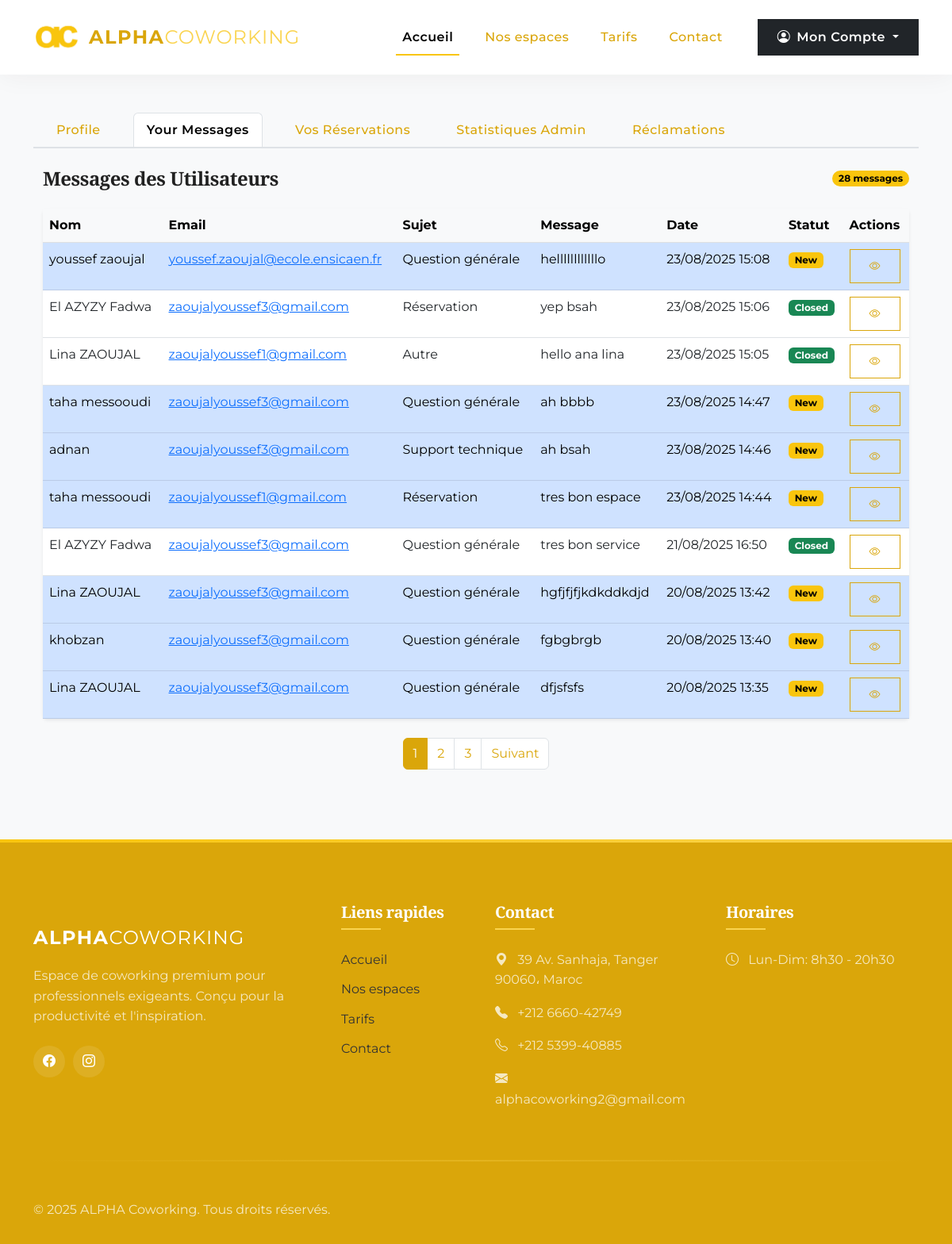
Page /dashboard/messages (signed in) on the committed database.
### pythonic/models.py (models this page shows, shortened)
class ContactMessage(db.Model):
    id = db.Column(db.Integer, primary_key=True)
    full_name = db.Column(db.String(50), nullable=False)
    email = db.Column(db.String(120), nullable=False)
    subject = db.Column(db.String(100), nullable=False)
    message = db.Column(db.Text, nullable=False)
    date_submitted = db.Column(db.DateTime, nullable=False, default=datetime.utcnow)
    status = db.Column(db.String(20), nullable=False, default='new')  # new, in_progress, resolved

### pythonic/contact/routes.py (the view)
@contact.route('/dashboard/messages')
@login_required
def admin_messages():
    page = request.args.get('page', 1, type=int)
    message_id = request.args.get('message_id', None, type=int)
    per_page = 10
    if message_id:
        message = ContactMessage.query.get_or_404(message_id)
        if message.status == 'new':
            message.status = 'in_progress'
            db.session.commit()
        return render_template('message_detail.html', message=message)
    messages = ContactMessage.query.order_by(ContactMessage.date_submitted.desc())\
                       .paginate(page=page, per_page=per_page)
    return render_template('contact.html',
                         messages=messages,
                         active_tab='messages')

### pythonic/models.py (called while the page is built)
@login_manager.user_loader
def load_user(user_id):
    return User.query.get(int(user_id))

### pythonic/templates/contact.html (shortened to what this page needs)
{% extends "dashboard.html" %}
{% block contact %}
<div class="container-fluid py-4">
  <div class="d-flex justify-content-between align-items-center mb-4">
    <h2 class="h4 fw-bold mb-0">Messages des Utilisateurs</h2>
    <span class="badge bg-primary rounded-pill">{{ messages.total }} messages</span>
  </div>
  <div class="card border-0 shadow-sm">
    <div class="table-responsive">
      <table class="table table-hover mb-0">
        <thead class="table-light">
          <tr>
            <th>Nom</th>
            <th>Email</th>
            <th>Sujet</th>
            <th>Message</th>
            <th>Date</th>
            <th>Statut</th>
            <th>Actions</th>
          </tr>
        </thead>
        <tbody>
          {% for message in messages.items %}
          <tr class="{% if message.status == 'new' %}table-primary{% endif %}">
            <td>{{ message.full_name }}</td>
            <td><a href="mailto:{{ message.email }}">{{ message.email }}</a></td>
            <td>{{ message.subject }}</td>
            <td class="text-truncate" style="max-width: 200px;">{{ message.message }}</td>
            <td>{{ message.date_submitted.strftime('%d/%m/%Y %H:%M') }}</td>
            <td>
              <span class="badge
                {% if message.status == 'new' %}bg-primary
                {% elif message.status == 'in_progress' %}bg-warning text-dark
                {% else %}bg-success{% endif %}">
                {{ message.status|replace('_', ' ')|title }}
              </span>
            </td>
            <td>
              <a href="{{ url_for('contact.admin_messages', message_id=message.id) }}"
                 class="btn btn-sm btn-outline-primary">
                <i class="bi bi-eye"></i>
              </a>
            </td>
          </tr>
          {% else %}
          <tr>
            <td colspan="7" class="text-center py-4">Aucun message trouvé</td>
          </tr>
          {% endfor %}
        </tbody>
      </table>
    </div>
  </div>
  {% if messages.pages > 1 %}
  <nav class="mt-4" aria-label="Messages pagination">
    <ul class="pagination justify-content-center">
      {% for page_num in messages.iter_pages(left_edge=1, right_edge=1, left_current=2, right_current=3) %}
        {% if page_num %}
          <li class="page-item {% if page_num == messages.page %}active{% endif %}">
            <a class="page-link" href="{{ url_for('contact.admin_messages', page=page_num) }}">{{ page_num }}</a>
          </li>
        {% else %}
          <li class="page-item disabled">
            <span class="page-link">...</span>
          </li>
        {% endif %}
      {% endfor %}
      {% if messages.has_next %}
      <li class="page-item">
        <a class="page-link" href="{{ url_for('contact.admin_messages', page=messages.next_num) }}">Suivant</a>
      </li>
      {% endif %}
    </ul>
  </nav>
  {% endif %}
</div>
{% endblock %}

### pythonic/templates/layout.html (style rules this page uses)
:root { --primary-gradient: linear-gradient(135deg, #f9c50d 0%, #ff9500 100%); --primary-shadow: rgba(249, 197, 13, 0.4); --primary-light: rgba(249, 197, 13, 0.1); --marron-fonce: #daa60a; --marron-dore: #f9c50d; --marron-clair: #fad450; --beige: #333333; --beige-clair: #F8F9FA; --blanc: #FFFFFF; --noir: #212121; --transition: all 0.4s cubic-bezier(0.645, 0.045, 0.355, 1); }
body { font-family: 'Montserrat', sans-serif; background-color: var(--beige-clair); color: var(--noir); overflow-x: hidden; line-height: 1.6; }
h1, h2, h3, h4, h5, .display-1, .display-2, .display-3 { font-family: 'Playfair Display', serif; font-weight: 600; color: var(--marron-fonce); letter-spacing: -0.5px; }
.btn { padding: 10px 24px; font-weight: 600; letter-spacing: 0.5px; border-radius: 0; transition: var(--transition); position: relative; overflow: hidden; }
.btn-outline-primary { color: var(--marron-dore); border-color: var(--marron-dore); background-color: transparent; }

### pythonic/templates/contact.html (style rules this page uses)
.bg-primary { background-color: #f9c50d !important; color: #000 !important; }
.btn-outline-primary { color: #daa60a; border-color: #daa60a; }
.badge.bg-primary { background-color: #f9c50d !important; color: #000 !important; }
.page-item.active .page-link { background-color: #daa60a !important; border-color: #daa60a !important; color: #fff !important; }
.page-link { color: #daa60a; }

### rows in the picture
ContactMessage: full_name "youssef zaoujal", email "youssef.zaoujal@ecole.ensicaen.fr", subject "Question générale", message "hellllllllllllo", date_submitted "23/08/2025 15:08", status "New"
ContactMessage: full_name "El AZYZY Fadwa", email "zaoujalyoussef3@gmail.com", subject "Réservation", message "yep bsah", date_submitted "23/08/2025 15:06", status "Closed"
ContactMessage: full_name "Lina ZAOUJAL", email "zaoujalyoussef1@gmail.com", subject "Autre", message "hello ana lina", date_submitted "23/08/2025 15:05", status "Closed"
ContactMessage: full_name "taha messooudi", email "zaoujalyoussef3@gmail.com", subject "Question générale", message "ah bbbb", date_submitted "23/08/2025 14:47", status "New"
ContactMessage: full_name "adnan", email "zaoujalyoussef3@gmail.com", subject "Support technique", message "ah bsah", date_submitted "23/08/2025 14:46", status "New"
ContactMessage: full_name "taha messooudi", email "zaoujalyoussef1@gmail.com", subject "Réservation", message "tres bon espace", date_submitted "23/08/2025 14:44", status "New"
ContactMessage: full_name "El AZYZY Fadwa", email "zaoujalyoussef3@gmail.com", subject "Question générale", message "tres bon service", date_submitted "21/08/2025 16:50", status "Closed"
ContactMessage: full_name "Lina ZAOUJAL", email "zaoujalyoussef3@gmail.com", subject "Question générale", message "hgfjfjfjkdkddkdjd", date_submitted "20/08/2025 13:42", status "New"
ContactMessage: full_name "khobzan", email "zaoujalyoussef3@gmail.com", subject "Question générale", message "fgbgbrgb", date_submitted "20/08/2025 13:40", status "New"
ContactMessage: full_name "Lina ZAOUJAL", email "zaoujalyoussef3@gmail.com", subject "Question générale", message "dfjsfsfs", date_submitted "20/08/2025 13:35", status "New"

### other values in the picture
{{ messages.total }} "28"
{{ page_num }} "1" "2" "3"
